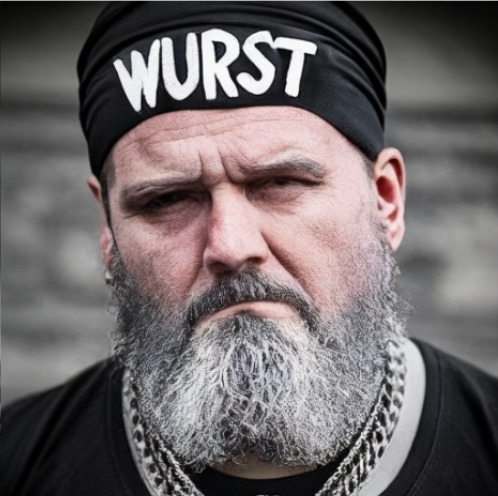
#> input picture aesthetic_prediction/test.jpg, 498 x 496 px
$ python -i postprocess.py   (imports and definitions only)
#> lines starting #> are read from the running program, lines starting #| are printed output that depends on the picture
#> further down, picture is the input picture: shape (496, 498, 3); mean B, G, R 104.3, 103.3, 110.4
import cv2
import numpy as np
from PIL import Image


class PostProcess:
    def __init__(self):
        POSTPROCESS_WILL_DENOISE = False
        DATA_IMG_SIZE = 256

        self.denoise = POSTPROCESS_WILL_DENOISE
        self.img_size = DATA_IMG_SIZE

    def __call__(self, source: Image, result: Image):
        # TODO: Refract -> name, resize
#> called with result = 'out.png'
        source = np.array(source)
        result = np.array(result)

        height, width = source.shape[:2]
#> height = 496; width = 498
        small_source = cv2.resize(source, (self.img_size, self.img_size))
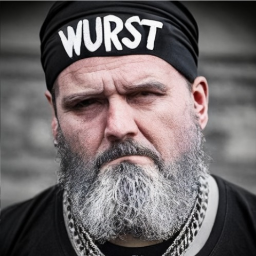
#> small_source: shape (256, 256, 3); mean B, G, R 104.2, 103.2, 110.3
        laplacian_diff = source.astype(float) - cv2.resize(
            small_source, (width, height)
        ).astype(float)
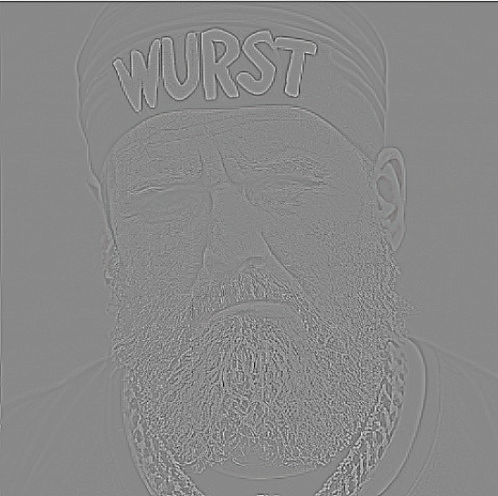
#> laplacian_diff: shape (496, 498, 3) float64; mean B, G, R 0.2, 0.2, 0.2; drawn with min black and max white
        result = (
#> (the run stopped early here; a loop or call above may not have finished)
